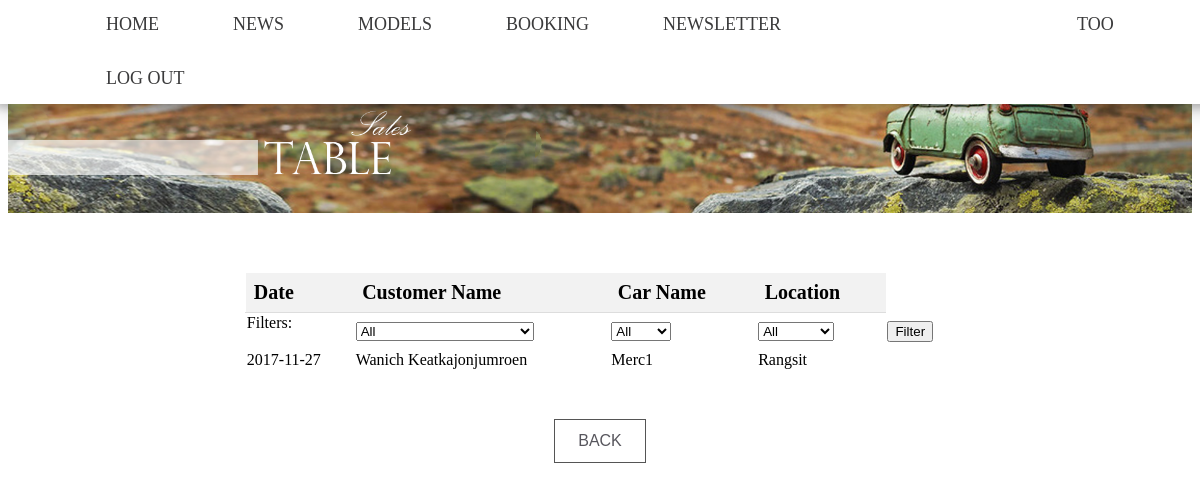
The app's page /sales-table.php (signed in), older data.
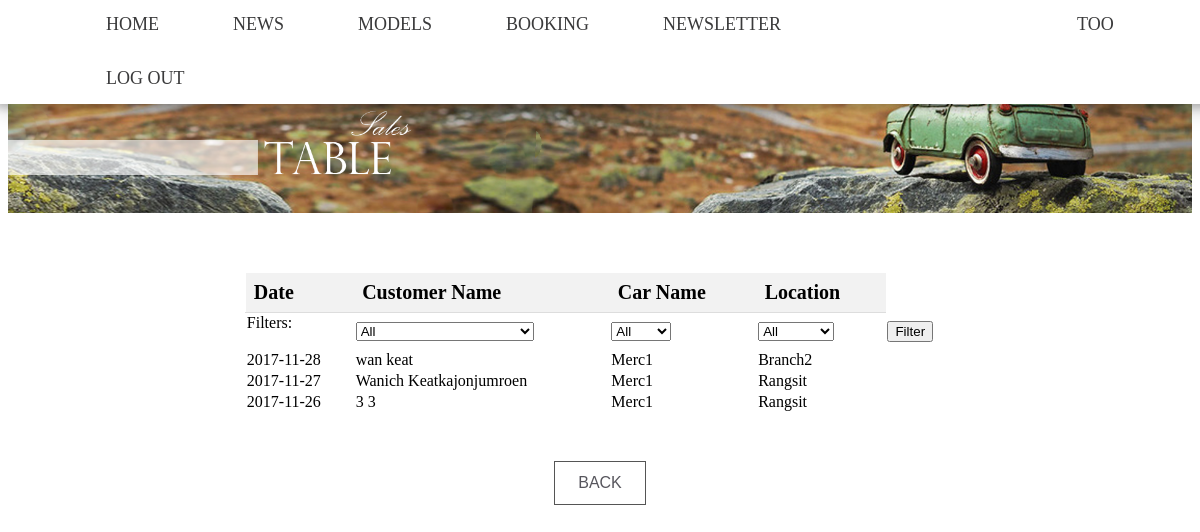
The same page, newer data.
### tables this page shows
CREATE TABLE `sales` (
  `salesID` int(11) NOT NULL,
  `productID` int(11) NOT NULL,
  `date` date NOT NULL,
  `customerID` int(11) NOT NULL,
  `branchID` int(11) NOT NULL
);

CREATE TABLE `customer` (
  `customerID` int(11) NOT NULL,
  `fName` varchar(30) NOT NULL,
  `lName` varchar(30) NOT NULL,
  `username` varchar(30) NOT NULL,
  `email` varchar(50) NOT NULL,
  `joinDate` datetime NOT NULL,
  `password` varchar(20) NOT NULL,
  `disabled` tinyint(1) NOT NULL
);

CREATE TABLE `product` (
  `productID` int(11) NOT NULL,
  `price` int(11) NOT NULL,
  `name` varchar(50) NOT NULL,
  `manufacturer` int(11) NOT NULL,
  `description` varchar(300) NOT NULL,
  `length` int(11) NOT NULL,
  `width` int(11) NOT NULL,
  `height` int(11) NOT NULL,
  `maxSpeed` int(11) NOT NULL,
  `acceleration` int(11) NOT NULL,
  `disabled` int(11) NOT NULL DEFAULT '0'
);

CREATE TABLE `branch` (
  `branchID` int(11) NOT NULL,
  `name` varchar(20) NOT NULL,
  `location` varchar(200) NOT NULL
);

### sales-table.php (the view, shortened to what this page needs)
<html>
<head>
  <link rel="stylesheet" href="main.css"/>
  <header>
    <?php
    require_once('menu.php');
    ?>
  </head>
<body>
  <img style="margin: 2% 0% 5% 0%;" src="sales-table.png">
  <center>
    <table class="usertable" style="border-collapse: collapse; width: 60%;">
      <tr style = "background-color:#f2f2f2;" >
        <th style="padding: 8px; text-align: left; border-bottom: 1px solid #ddd; font-size: 20px;">Date</th>
        <th style="padding: 8px; text-align: left; border-bottom: 1px solid #ddd; font-size: 20px;">Customer Name</th>
        <th style="padding: 8px; text-align: left; border-bottom: 1px solid #ddd; font-size: 20px;">Car Name</th>
        <th style="padding: 8px; text-align: left; border-bottom: 1px solid #ddd; font-size: 20px;">Location</th>
      </tr>
      <tr>
        <td>
          <form action=sales-table.php method='get'>
          Filters:<br>
        </td>
        <td>
          <select name='customer'>
            <option value="a">All</option>
          </select>
        </td>
        <td>
          <select name='car'>
            <option value="a">All</option>
          </select>
        </td>
        <td>
          <select name='branch'>
            <option value="a">All</option>
          </select>
        </td>
        <td>
          <input type='submit' value = 'Filter'></input>
        </td>
      </tr>
      <?php
      $q ='SELECT salesID, fName,lName,branch.name as branchName, product.name as prodName, sales.date
      from sales,customer,branch,product
      WHERE customer.customerID = sales.customerID
      AND sales.branchID = branch.branchID AND product.productID = sales.productID';
      $q = $q.' ORDER BY date DESC';
      $result = $mysqli->query($q);
      while($row = $result->fetch_array()){
        echo '<tr>';
        echo '<td>'.$row['date'].'</td>';
        echo '<td>'.$row['fName'].' '.$row['lName'].'</td>';
        echo '<td>'.$row['prodName'].'</td>';
        echo '<td>'.$row['branchName'].'</td>';
        echo '</tr>';
      }
      ?>
    </table>
    <br>
    <br>
    <a href="admin.php"><button class="button">BACK</button></a>
  </center>
</body>
</html>

Row changes from the older to the newer data that the page shows:
added sales: date "2017-11-28", customerID.fName "wan", customerID.lName "keat", productID.name "Merc1", branchID.name "Branch2"
added sales: date "2017-11-26", customerID.fName "3", customerID.lName "3", productID.name "Merc1", branchID.name "Rangsit"
